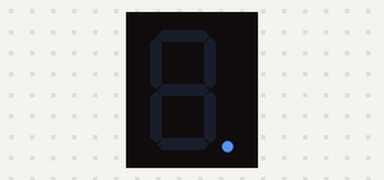
Recording of a sketch running on a simulated Arduino Uno, built with avr-gcc and run on an emulated ATmega328P. Parts: 1-digit seven-segment display. Wiring (inferred from the names in the program): 1-digit 7-segment display, segments lit when HIGH: segments pin 2, pin 3, pin 4, pin 5, pin 6, pin 7, pin 8, pin 9. The segment pins are drawn as the display they are named for.

Above: at 0.1 s.
At 11.1 s:
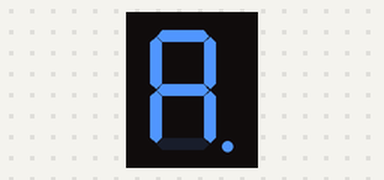
At 13.1 s:
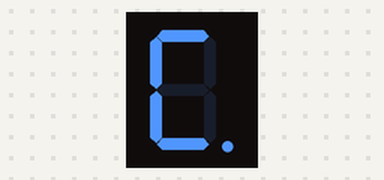
At 14.1 s:
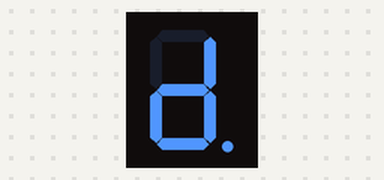
At 15.1 s:
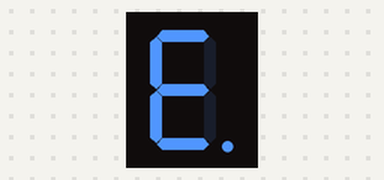
At 16.1 s:
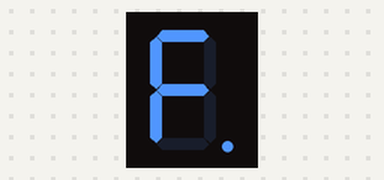

Measured:
- by itself, everything shown: repeats every 16.0 s, in 16 steps
- what the display in image 1 shows lasts 1.0 s, from 11.0 s to 12.0 s

The sketch:

_7seg.ino
```cpp
// (licence header left out)
byte Display[16][7] = { { 1,1,1,1,1,1,0 },  // = Digito 0
                                 { 0,1,1,0,0,0,0 },  // = Digito 1
                                 { 1,1,0,1,1,0,1 },  // = Digito 2
                                 { 1,1,1,1,0,0,1 },  // = Digito 3
                                 { 0,1,1,0,0,1,1 },  // = Digito 4
                                 { 1,0,1,1,0,1,1 },  // = Digito 5
                                 { 1,0,1,1,1,1,1 },  // = Digito 6
                                 { 1,1,1,0,0,0,0 },  // = Digito 7
                                 { 1,1,1,1,1,1,1 },  // = Digito 8
                                 { 1,1,1,0,0,1,1 },  // = Digito 9
                                 { 1,1,1,0,1,1,1 },  // = Digito A
                                 { 0,0,1,1,1,1,1 },  // = Digito B
                                 { 1,0,0,1,1,1,0 },  // = Digito C
                                 { 0,1,1,1,1,0,1 },  // = Digito D
                                 { 1,0,0,1,1,1,1 },  // = Digito E
                                 { 1,0,0,0,1,1,1 }   // = Digito F
                                 };


void setup()
{
  pinMode(2, OUTPUT); //Pino 2 do Arduino ligado ao segmento A
  pinMode(3, OUTPUT); //Pino 3 do Arduino ligado ao segmento B
  pinMode(4, OUTPUT); //Pino 4 do Arduino ligado ao segmento C
  pinMode(5, OUTPUT); //Pino 5 do Arduino ligado ao segmento D
  pinMode(6, OUTPUT); //Pino 6 do Arduino ligado ao segmento E
  pinMode(7, OUTPUT); //Pino 7 do Arduino ligado ao segmento F
  pinMode(8, OUTPUT); //Pino 8 do Arduino ligado ao segmento G
  pinMode(9, OUTPUT); //Pino 9 do Arduino ligado ao segmento PONTO
  digitalWrite(9,1);
  digitalWrite(12,1);

}

void sevenSegWrite(byte digit)  //Funcao que aciona o display
{

  //Percorre o array ligando os segmentos correspondentes ao digito
  for (byte segCount = 0, pin = 2; segCount < 7; segCount++,pin++)
  {
    digitalWrite(pin, Display[digit][segCount]);

  }
}

void loop()
{
  //Contador de 0 a 15, ligando os segmentos correspondentes
  //0 a 9 = liga os segmentos correspondentes aos numeros
  //10 a 15 = Forma as letras A,B,C,D,E,F
  for (byte count = 0; count < 16; count++)
  {
     delay(1000);
     sevenSegWrite(count);
  }

}
```
